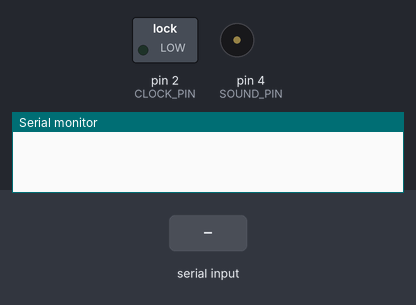
Simulated run of this sketch. Board: Arduino Uno, built with avr-gcc and run on an emulated ATmega328P. Parts: switched loads named in the sketch (green lamp = pin HIGH), buzzer (waves = sounding), the last lines printed to the serial monitor. Inputs (shaded band) come from the test bench. Pins used as bus, display or sensor lines are not drawn.

Above: at 2.2 s.
2.3 s: "90,45\n" received over Serial
At 2.45 s:
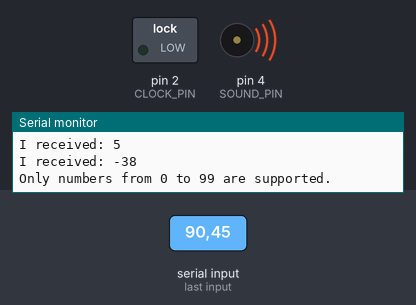
4.1 s: "30,150\n" received over Serial
At 5.0 s:
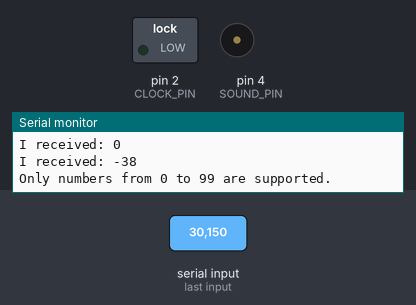
Timing chart, 0 to 7.1 s (numbered marks = the images above; inputs shaded):
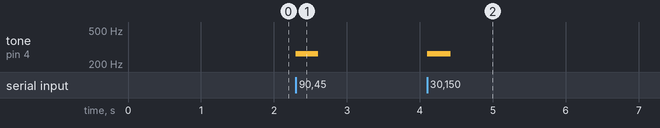

The sketch:

unread_counter.ino
```cpp
#define CLOCK_PIN 2
#define RESET_PIN 3
#define SOUND_PIN 4

void resetNumber() {
  digitalWrite(RESET_PIN, HIGH);
  digitalWrite(RESET_PIN, LOW);
}

void showNumber(int value) {
  resetNumber();

  while (value--) {
    digitalWrite(CLOCK_PIN, HIGH);
    digitalWrite(CLOCK_PIN, LOW);
  }
}

void setup() {
  pinMode(RESET_PIN, OUTPUT);
  pinMode(CLOCK_PIN, OUTPUT);
  pinMode(SOUND_PIN, OUTPUT);
  resetNumber();
  delay(1000);
  Serial.begin(9600);
}

char inValue = 0;
int pr = 0;

void loop() {
  if (Serial.available() > 0) {
    inValue = Serial.read() - '0';
    Serial.print("I received: ");
    Serial.println(inValue, DEC);

    if (inValue >= 0 && inValue <= 99) {
      if (inValue != pr) {
        tone(SOUND_PIN, 262, 1000/4);
        pr = inValue;
      }
      showNumber(inValue);
    }
    else {
      Serial.println("Only numbers from 0 to 99 are supported.");
    }
  }
}
```

Measured:
- after the input at 2.3 s, tone on pin 4 (SOUND_PIN): silent → 262 Hz at once, → silent 0.30 s later
- after the input at 4.1 s, tone on pin 4 (SOUND_PIN): silent → 262 Hz at once, → silent 0.32 s later
